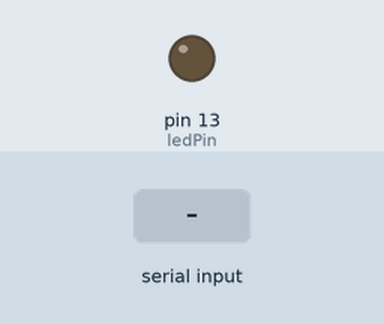
Recording of a sketch running on a simulated Arduino Uno, built with avr-gcc and run on an emulated ATmega328P. On the bench: output pins drawn as LEDs (lit = HIGH). Dashed ring = blinking. The test bench sets the inputs (shaded band).

Above: at 1.2 s.
1.3 s: "5\n" received over Serial
At 1.45 s:
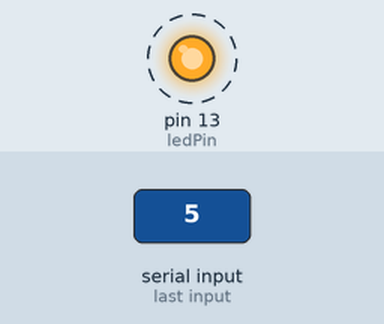
Timing chart, 0 to 5.5 s (numbered marks = the images above; inputs shaded):
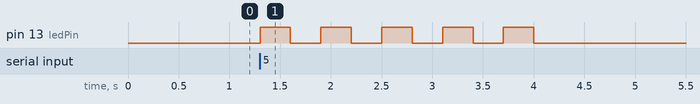

Measured:
- after the input at 1.3 s, pin 13 (ledPin): alternates HIGH for 0.30 s and LOW for 0.30 s, 10 changes in all, then stays LOW, starting at once

The sketch:

test_slave.ino
```cpp
const int ledPin = 13;

void setup() {
  pinMode(ledPin, OUTPUT);
  Serial.begin(9600);
}

void loop() {
  if (Serial.available()) {
    int num = Serial.parseInt(); // Reads full number (e.g. 5, not char '5')

    if (num >= 1 && num <= 10) {
      for (int i = 0; i < num; i++) {
        digitalWrite(ledPin, HIGH);
        delay(300);
        digitalWrite(ledPin, LOW);
        delay(300);
      }
    }
  }
}
```
